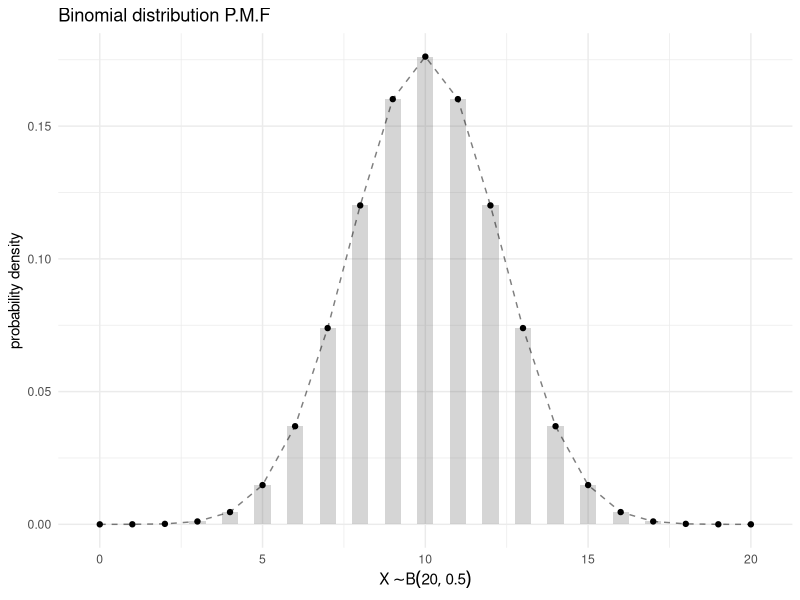
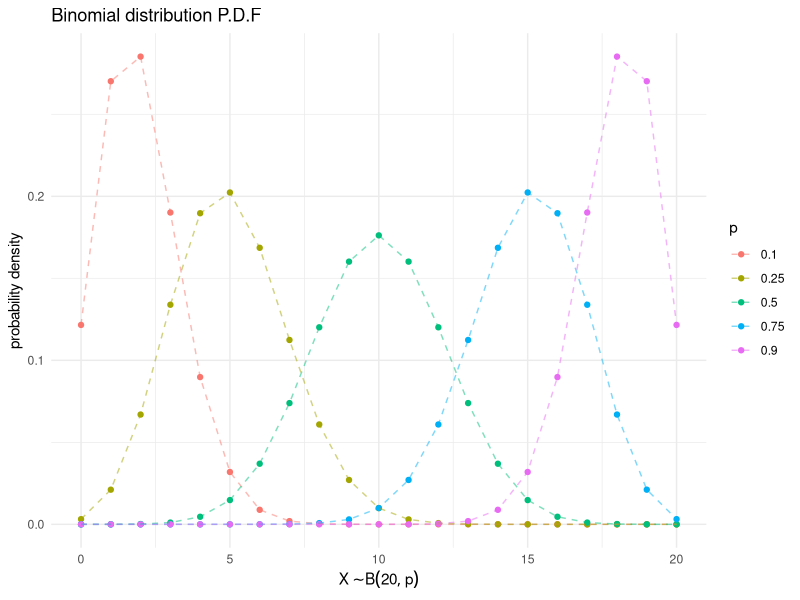
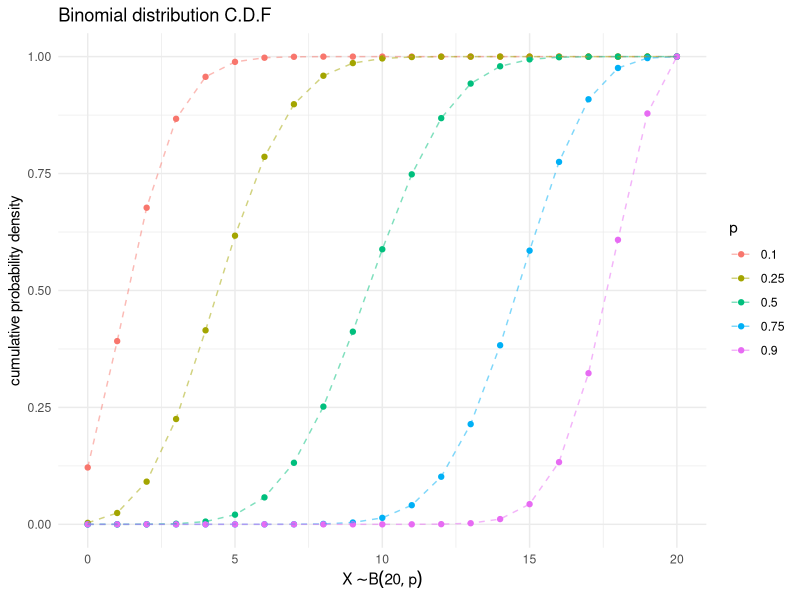
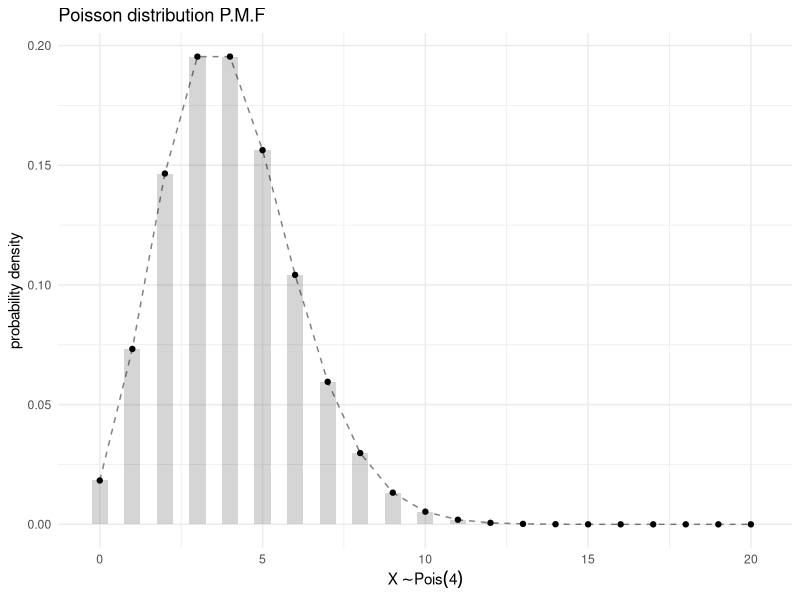
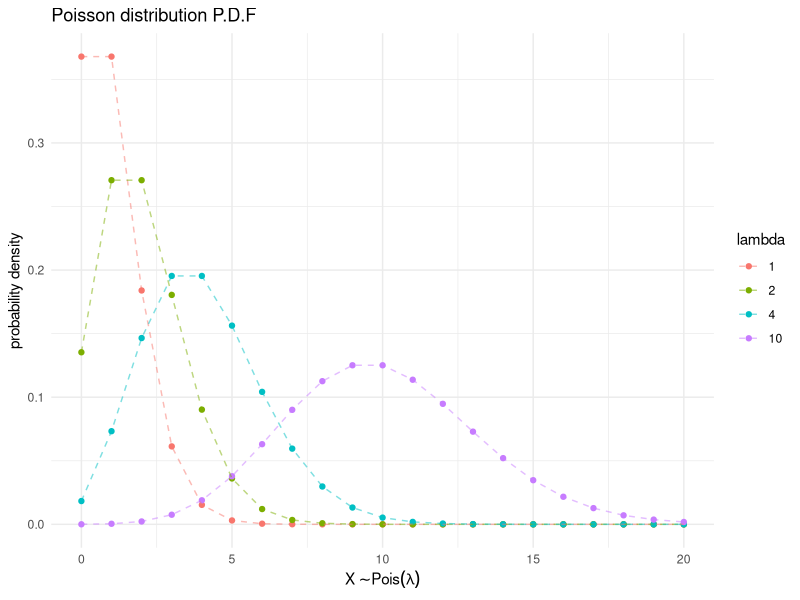
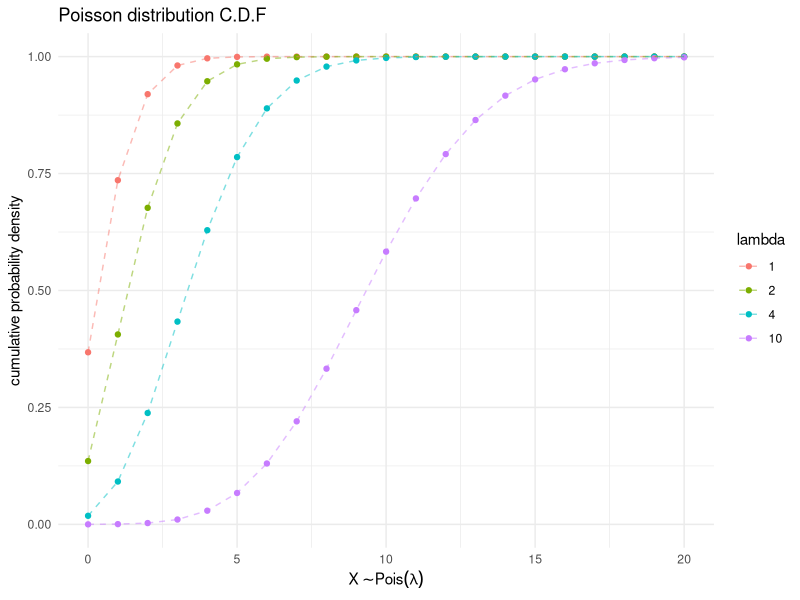
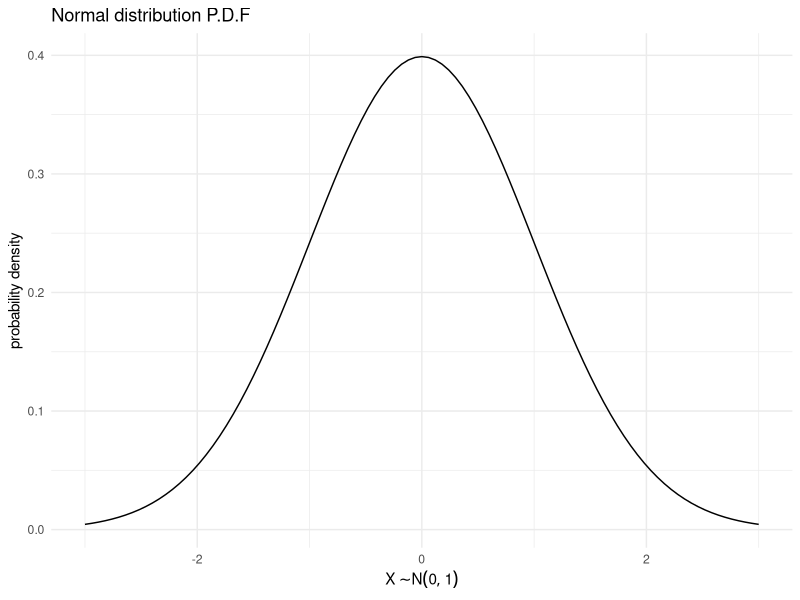
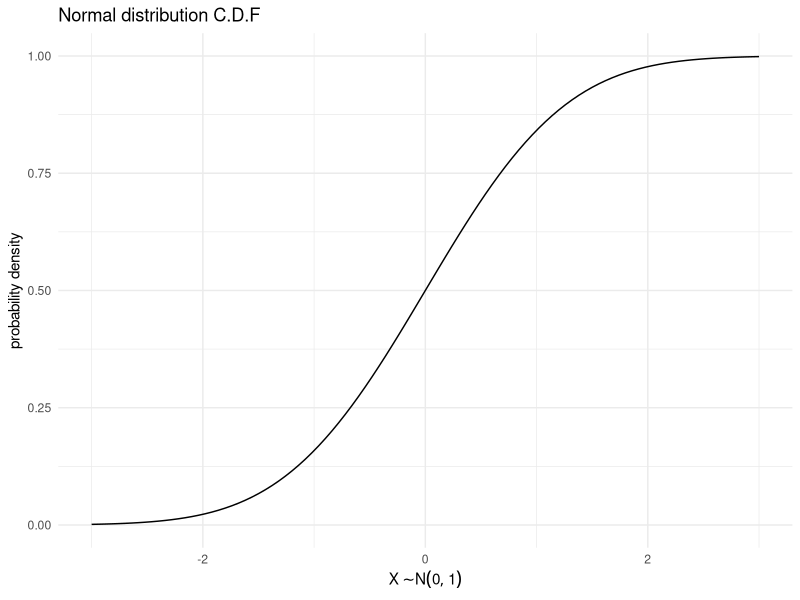

Reproduce these figures in R, in order.
## ---- chunk 1
library(tidyverse)
theme_set(theme_minimal())
## ---- chunk 2
tibble(
  x = seq(0, 20, 1),
  px = dbinom(x, size = 20, prob = 0.5)
) %>%
  ggplot(aes(x = x, y = px)) +
    geom_col(alpha = 0.25, width = 0.5) +
    geom_point() +
    geom_line(linetype = "dashed", alpha = 0.5) +
    labs(
      x = expression(X %~% B(20, 0.5)),  y = "probability density",
      title = "Binomial distribution P.M.F"
    )
## ---- chunk 3
binom_density <- function(p) {
  tibble(
    x = seq(0, 20, 1),
    p = p,
    px = dbinom(x, size = 20, prob = p)
  )
}
ps <- c(0.1, 0.25, 0.5, 0.75, 0.9)
map_dfr(ps, binom_density) %>%
  mutate(
    p = factor(p, levels = ps)
  ) %>%
  ggplot(aes(x = x, y = px)) +
    geom_point(aes(color = p)) +
    geom_line(aes(color = p), linetype = "dashed", alpha = 0.5) +
    labs(
      x = expression(X %~% B(20, p)),  y = "probability density",
      title = "Binomial distribution P.D.F"
    )
## ---- chunk 4
binom_cume_density <- function(p) {
  tibble(
    x = seq(0, 20, 1),
    p = p,
    px = pbinom(x, size = 20, prob = p)
  )
}
ps <- c(0.1, 0.25, 0.5, 0.75, 0.9)
map_dfr(ps, binom_cume_density) %>%
  mutate(
    p = factor(p, levels = ps)
  ) %>%
  ggplot(aes(x = x, y = px)) +
    geom_point(aes(color = p)) +
    geom_line(aes(color = p), linetype = "dashed", alpha = 0.5) +
    labs(
      x = expression(X %~% B(20, p)),  y = "cumulative probability density",
      title = "Binomial distribution C.D.F"
    )
## ---- chunk 5
tibble(
  x = seq(0, 20, 1),
  px = dpois(x, lambda = 4)
) %>%
  ggplot(aes(x = x, y = px)) +
    geom_col(alpha = 0.25, width = 0.5) +
    geom_point() +
    geom_line(linetype = "dashed", alpha = 0.5) +
    labs(
      x = expression(X %~% Pois(4)),  y = "probability density",
      title = "Poisson distribution P.M.F"
    )
## ---- chunk 6
poisson_density <- function(lambda) {
  tibble(
    x = seq(0, 20, 1),
    lambda = lambda,
    px = dpois(x, lambda = lambda)
  )
}
lambdas <- c(1, 2, 4, 10)
map_dfr(lambdas, poisson_density) %>%
  mutate(
    lambda = factor(lambda, levels = lambdas)
  ) %>%
  ggplot(aes(x = x, y = px)) +
    geom_point(aes(color = lambda)) +
    geom_line(aes(color = lambda), linetype = "dashed", alpha = 0.5) +
    labs(
      x = expression(X %~% Pois(lambda)),  y = "probability density",
      title = "Poisson distribution P.D.F"
    )
## ---- chunk 7
poisson_cume_density <- function(lambda) {
  tibble(
    x = seq(0, 20, 1),
    lambda = lambda,
    px = ppois(x, lambda = lambda)
  )
}
lambdas <- c(1, 2, 4, 10)
map_dfr(lambdas, poisson_cume_density) %>%
  mutate(
    lambda = factor(lambda, levels = lambdas)
  ) %>%
  ggplot(aes(x = x, y = px)) +
    geom_point(aes(color = lambda)) +
    geom_line(aes(color = lambda), linetype = "dashed", alpha = 0.5) +
    labs(
      x = expression(X %~% Pois(lambda)),  y = "cumulative probability density",
      title = "Poisson distribution C.D.F"
    )
## ---- chunk 8
ggplot() +
  xlim(-3, 3) +
  geom_function(fun = dnorm) +
  labs(
    x = expression(X %~% N(0, 1)), y = "probability density",
    title = "Normal distribution P.D.F"
  )
## ---- chunk 9
ggplot() +
  xlim(-3, 3) +
  geom_function(fun = pnorm) +
  labs(
    x = expression(X %~% N(0, 1)), y = "probability density",
    title = "Normal distribution C.D.F"
  )
## ---- chunk 10
ggplot() +
  xlim(0, 1) +
  geom_function(fun = qnorm) +
  labs(
    x = "density", y = expression(X %~% N(0, 1)),
    title = "Normal distribution quantile function"
  )
